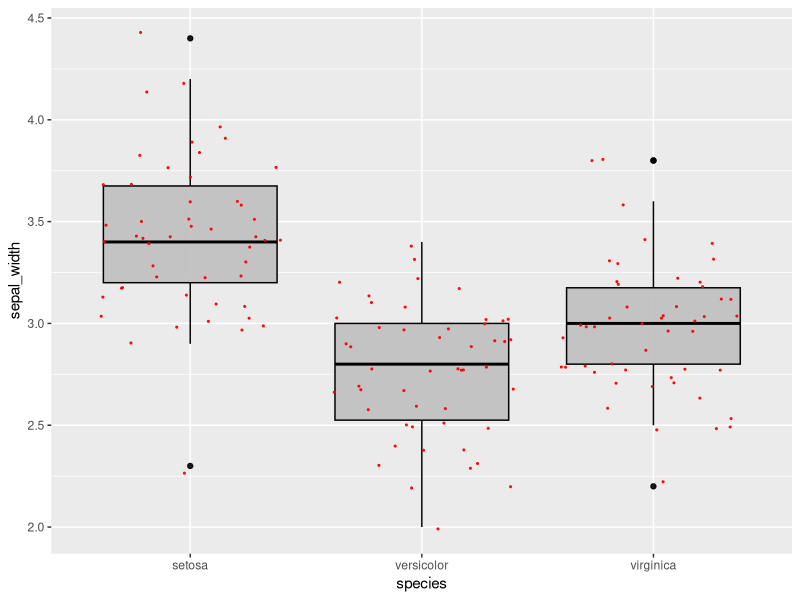
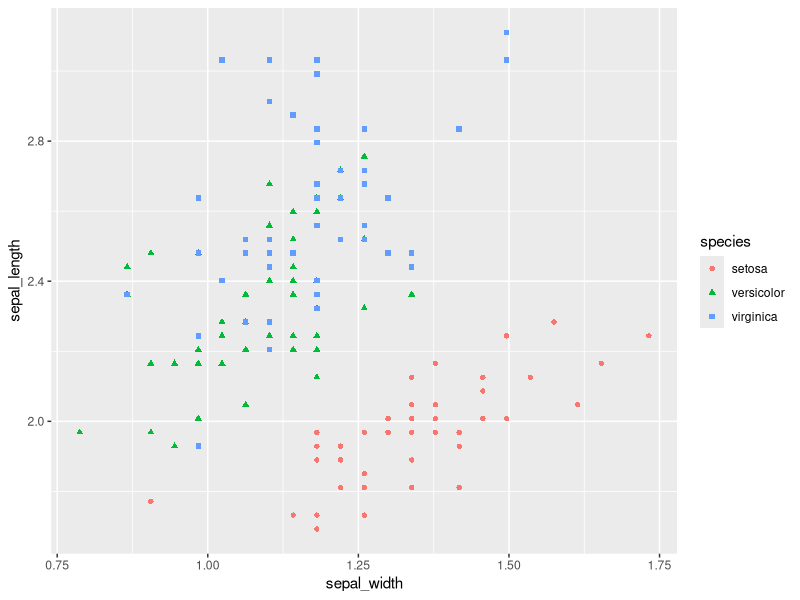
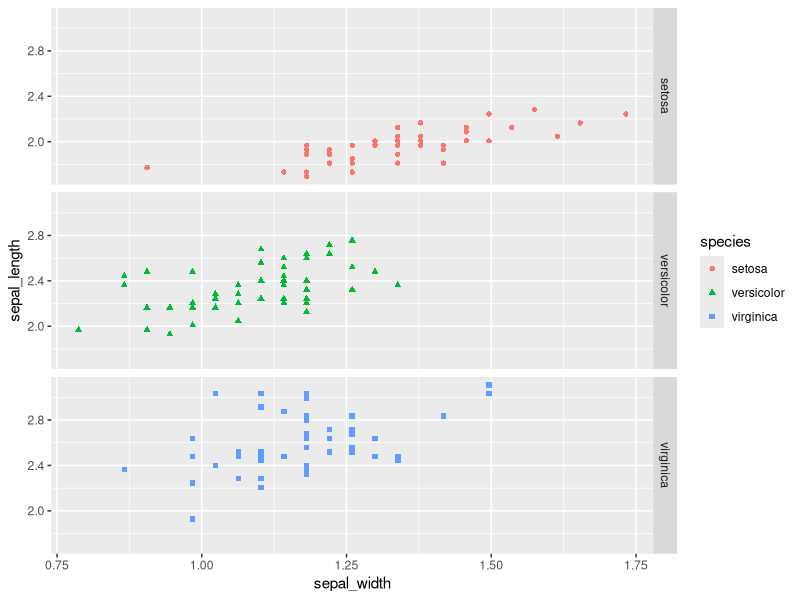

R code for these plots, in order: (Note: this script raises an error after producing the figures.)
## ---- chunk 1
knitr::opts_chunk$set(error = TRUE)
## ---- chunk 2
# install.packages("tibble")

# load your packages here:
library(tidyverse)
## ---- chunk 3
mtcars_filtered <- mtcars %>% 
  as_tibble(rownames = "model") %>% 
  filter(cyl == 6) %>% 
  select(model, mpg, hp)

mtcars_filtered
## ---- chunk 4
knitr::kable(mtcars_filtered)
## ---- chunk 5
summary(iris)

cleaned_iris <- iris %>% 
  rename_all(tolower) %>% 
  rename(sepal_length = sepal.length, sepal_width = sepal.width, petal_length = petal.length, petal_width = petal.width) %>% 
  select(species, everything())

knitr::kable(cleaned_iris)
## ---- chunk 6
  ggplot(cleaned_iris, aes(species, sepal_width)) + 
  geom_boxplot(color = "black", fill = "grey", alpha = 0.9) +
  geom_jitter(color = "red", size = 0.4, alpha = 0.9)
## ---- chunk 7
iris_inches <- cleaned_iris %>% 
  mutate(sepal_length = sepal_length / 2.54,
         sepal_width = sepal_width / 2.54,
         petal_length = petal_length / 2.54,
         petal_width = petal_width / 2.54) %>% 
  print()
## ---- chunk 8
iris_inches %>% 
  ggplot(aes(sepal_width, sepal_length)) +
  geom_point(aes(color = species, shape = species))
## ---- chunk 9
iris_inches %>% 
  ggplot(aes(sepal_width, sepal_length)) +
  geom_point(aes(color = species, shape = species)) +
  facet_grid(rows = vars(species))
## ---- chunk 10
gapminder %>% 
  group_by(continent, year) %>% 
  summarize(min_life = min(lifeExp))
## ---- chunk 11
psych::bfi %>%
  as_tibble() %>% 
  select(A1:A5) %>% 
  rowwise() %>% 
  mutate(A_mean = mean(c(A1, A2, A3, A4, A5), na.rm = TRUE),
         A_sd = sd(c(A1, A2, A3, A4, A5), na.rm = TRUE)) %>% 
  ungroup()
## ---- chunk 12

## ---- chunk 13
psych::bfi %>% 
  as_tibble() %>% 
  select(A1:A5) %>% 
  mutate(A_min = pmin(A1, A2, A3, A4, A5))
## ---- chunk 14
psych::bfi %>% 
  as_tibble(rownames = id) %>% 
  select(id, A1:A5) %>% 
  mutate(A_mn = rowMeans(select(., A1:A5)),
         A_mn2 = rowMeans(select(., starts_with("A", ignore.case = FALSE))))
## ---- chunk 15
FILL_THIS_IN <-
  psych::bfi %>% 
  FILL_THIS_IN(FILL_THIS_IN)
## ---- chunk 16
FILL_THIS_IN %>% 
  FILL_THIS_IN(FILL_THIS_IN) %>% 
  FILL_THIS_IN(FILL_THIS_IN)
## ---- chunk 17

## ---- chunk 18

